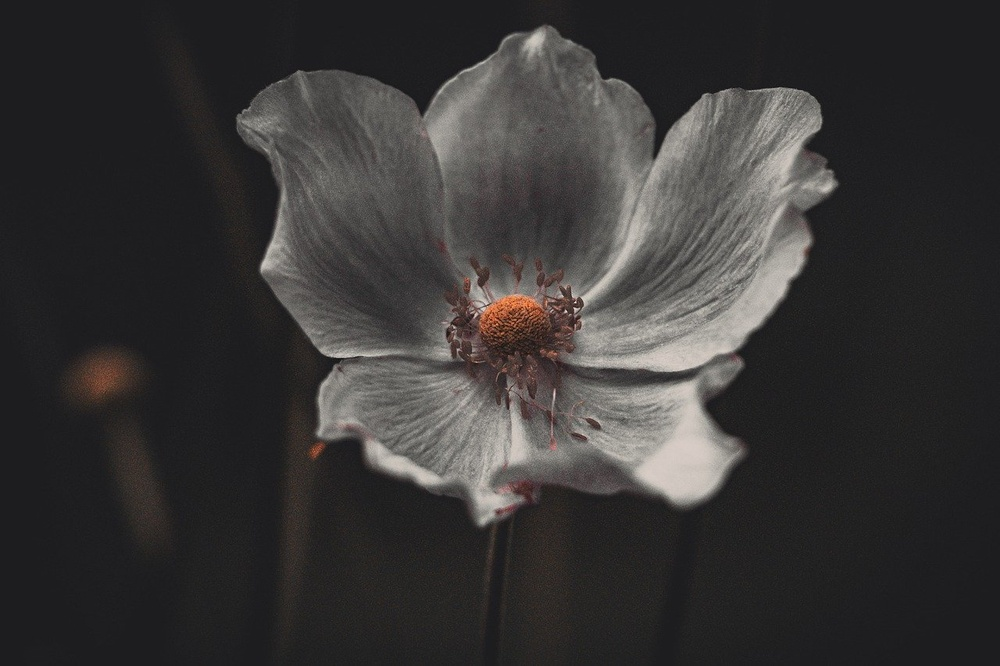
#> input picture flower.jpg, 1000 x 666 px, shrunk from 1280 x 853 before the run
$ jupyter execute OperationsImage.ipynb
#> lines starting #> are read from the running program, lines starting #| are printed output that depends on the picture
# Operations in OpenCV with images

Library import

[cell 1]
import cv2 as cv
import numpy as np

Importing flower

[cell 2]
flowerPath = './flower.jpg'
flower = cv.imread(flowerPath)
#> flower is the input picture: shape (666, 1000, 3); mean B, G, R 53.5, 54, 55.8

Show original flower

[cell 3]
cv.imshow('FLower',flower)
cv.waitKey(0)
cv.destroyAllWindows()

Gray scale image

[cell 4]
grayFlower = cv.cvtColor(flower, cv.COLOR_RGB2GRAY)

[cell 5]
cv.imshow('Gray FLower',grayFlower)
cv.waitKey(0)
cv.destroyAllWindows()

Channel R

[cell 6]
flowerR = flower[:,:,2]

[cell 7]
cv.imshow('FLower R',flowerR)
cv.waitKey(0)
cv.destroyAllWindows()

Channel G

[cell 8]
flowerG = flower[:,:,1]

[cell 9]
cv.imshow('FLower G',flowerR)
cv.waitKey(0)
cv.destroyAllWindows()

Channel B

[cell 10]
flowerB = flower[:,:,0]

[cell 11]
cv.imshow('FLower B',flowerB)
cv.waitKey(0)
cv.destroyAllWindows()

Join RGB

[cell 12]
joinRGB = np.hstack([flowerR, flowerG, flowerB])
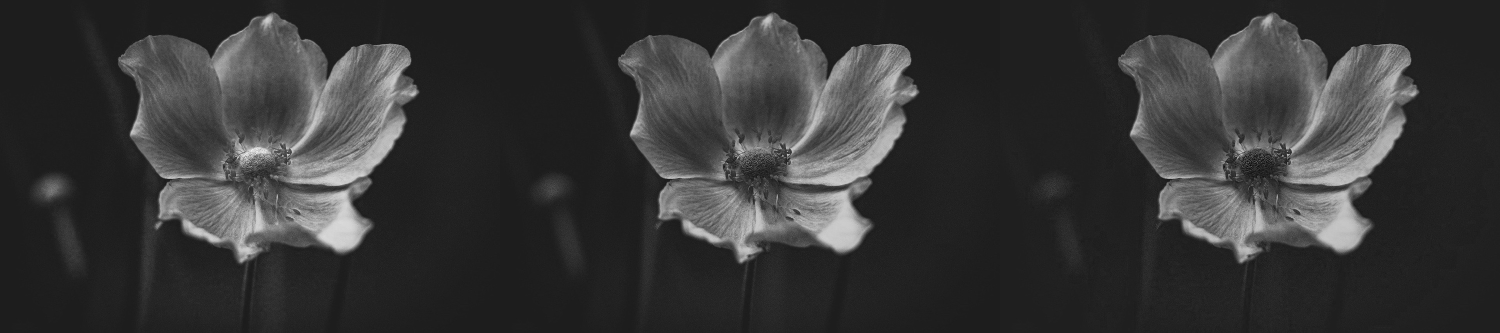
#> joinRGB: shape (666, 3000) (shown at 1/2 size); min 0, max 255, mean 54.5

[cell 13]
cv.imshow('FLower join RGB',joinRGB)
cv.waitKey(0)
cv.destroyAllWindows()

RGB to BRG

[cell 14]
flowerBGR = cv.cvtColor(flower, cv.COLOR_RGB2BGR)


$ run again, with imagen_uno.jpeg copied over flower.jpg
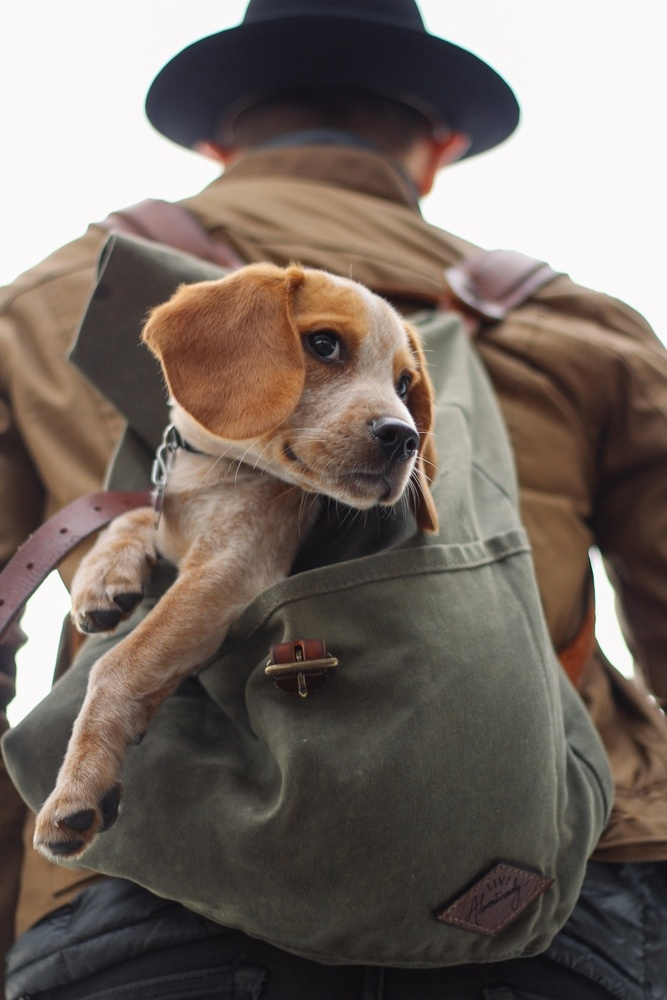
#> input picture imagen_uno.jpeg, 667 x 1000 px, shrunk from 934 x 1401 before the run
#> flower is the input picture: shape (1000, 667, 3); mean B, G, R 99.4, 106.7, 118
#> `flowerB = flower[:,:,0]`:
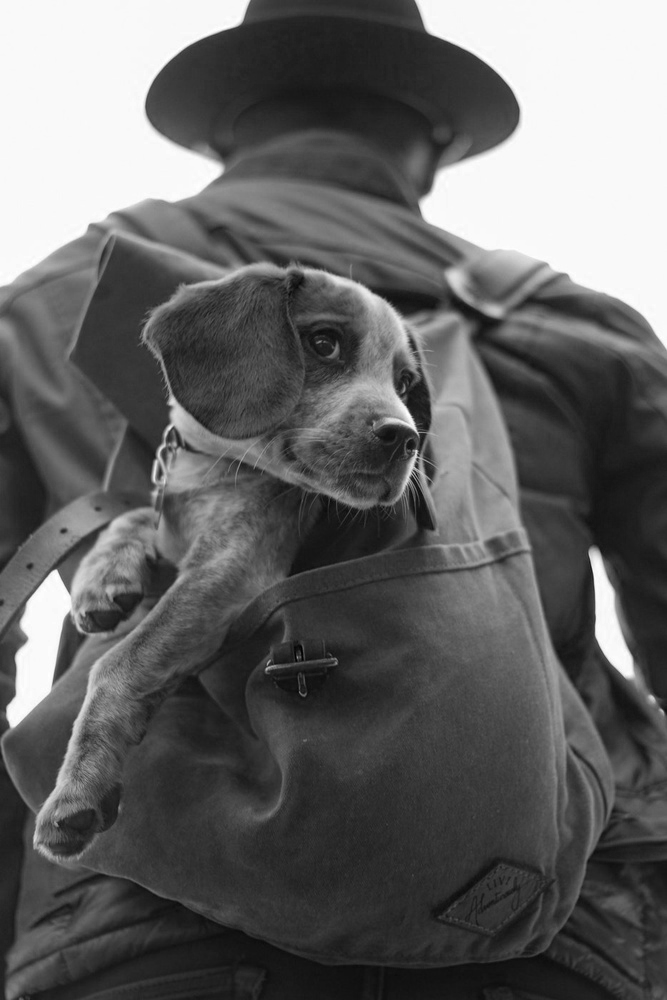
#> flowerB: shape (1000, 667); min 0, max 255, mean 99.4
#> `joinRGB = np.hstack([flowerR, flowerG, flowerB])`:
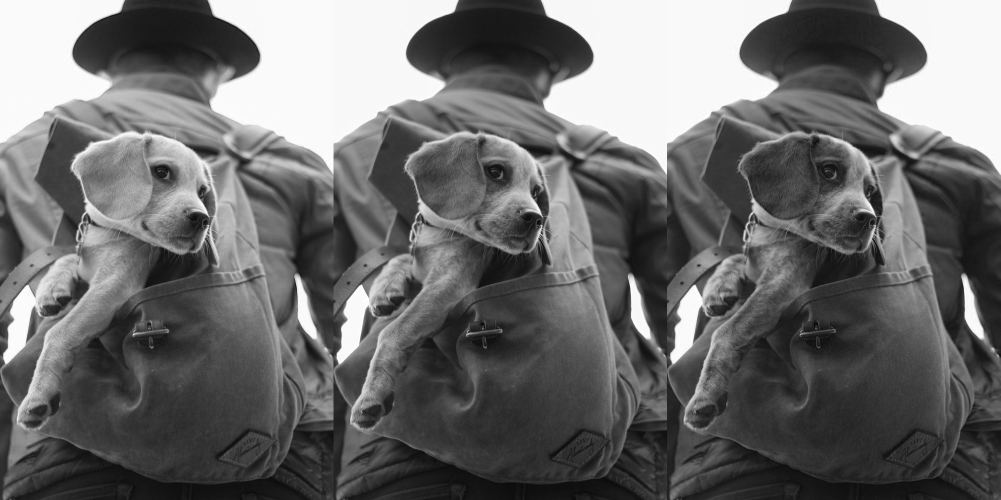
#> joinRGB: shape (1000, 2001) (shown at 1/2 size); min 0, max 255, mean 108.1
